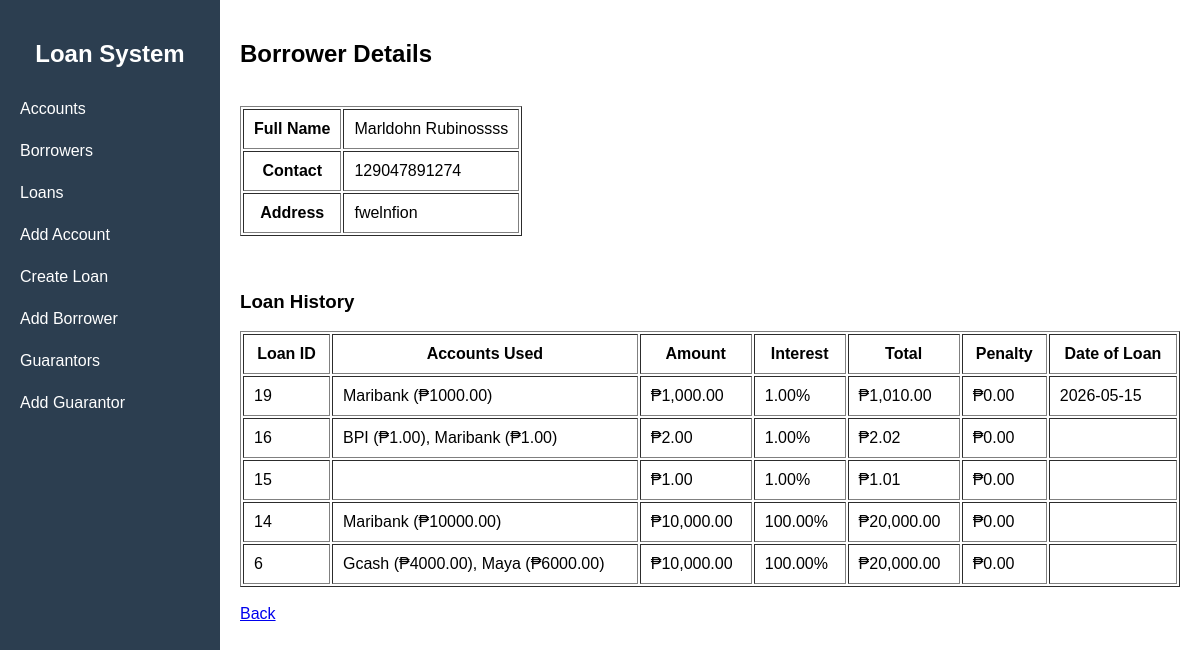
/public/index.php?url=borrower/details/1 (signed in), run on an earlier commit of the app's database.
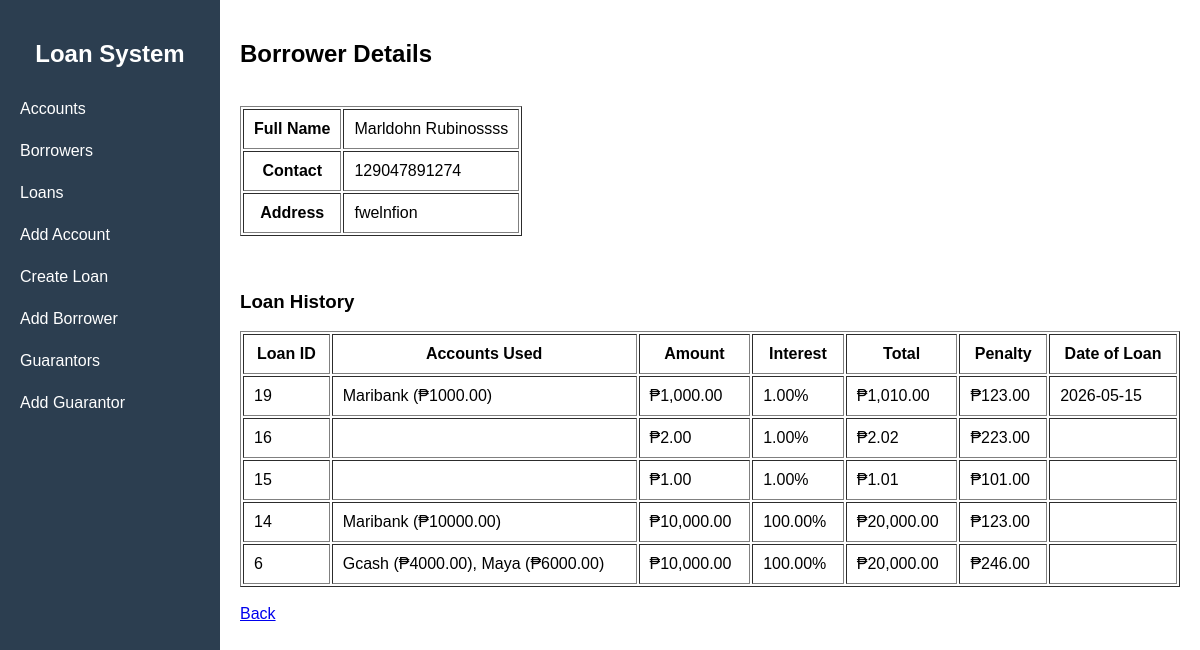
And on a later commit of the database.
### tables this page shows
CREATE TABLE `borrowers` (
  `id` int(11) NOT NULL,
  `fullname` varchar(100) DEFAULT NULL,
  `contact` varchar(20) DEFAULT NULL,
  `address` text DEFAULT NULL,
  `created_at` timestamp NOT NULL DEFAULT current_timestamp()
);

CREATE TABLE `loans` (
  `id` int(11) NOT NULL,
  `borrower_name` varchar(100) DEFAULT NULL,
  `amount` decimal(10,2) DEFAULT NULL,
  `interest` decimal(10,2) DEFAULT NULL,
  `total` decimal(10,2) DEFAULT NULL,
  `status` varchar(20) DEFAULT 'active',
  `created_at` timestamp NOT NULL DEFAULT current_timestamp(),
  `borrower_id` int(11) DEFAULT NULL,
  `account_id` int(11) DEFAULT NULL,
  `guarantor_id` int(11) DEFAULT NULL,
  `borrowed_date` date DEFAULT NULL,
  `due_date` date DEFAULT NULL,
  `is_deleted` tinyint(1) DEFAULT 0
);

### app/controllers/BorrowerController.php (called while the page is built, shortened)
<?php
require_once "../app/models/Borrower.php";
class BorrowerController {
    private $borrower;
    public function __construct() {
        $this->borrower = new Borrower();
    }
public function details($id) {
    $borrower = $this->borrower->getById($id);
    $loans = $this->borrower->getLoans($id);
    require "../app/views/borrowers/details.php";
}
}

### core/App.php (called while the page is built, shortened)
<?php
class App {
    protected $method = "index";
    public function __construct() {
        $url = $this->parseUrl();
        if (isset($url[0])) {
            $controllerName = ucfirst($url[0]) . "Controller";
            $controllerFile = "../app/controllers/" . $controllerName . ".php";
            if (file_exists($controllerFile)) {
                unset($url[0]);
            }
        }
        $this->controller = new $this->controller;
        if (isset($url[1]) && method_exists($this->controller, $url[1])) {
            $this->method = $url[1];
            unset($url[1]);
        }
        $params = $url ? array_values($url) : [];
        call_user_func_array([$this->controller, $this->method], $params);
    }
    public function parseUrl() {
        if (isset($_GET['url']) && !empty($_GET['url'])) {
            return explode("/", filter_var(rtrim($_GET['url'], "/"), FILTER_SANITIZE_URL));
        }
        return [];
    }
}

### public/index.php (called while the page is built)
<?php
require_once "../core/App.php";
$app = new App();

### core/Model.php (called while the page is built, shortened)
<?php
require_once __DIR__ . '/../config/database.php';
class Model {
    public function __construct() {
        $db = new Database();
        $this->conn = $db->connect();
    }
}

### config/database.php (called while the page is built, shortened)
<?php
class Database {
    private $host = "localhost";
    private $db_name = "loan_db";
    private $username = "root";
    private $password = "";
    public function connect() {
        $this->conn = null;
        try {
            $this->conn = new PDO(
                "mysql:host={$this->host};port=3307;dbname={$this->db_name}",
                $this->username,
                $this->password
            );
            $this->conn->setAttribute(PDO::ATTR_ERRMODE, PDO::ERRMODE_EXCEPTION);
        } catch (PDOException $e) {
            die("Connection failed: " . $e->getMessage());
        }
        return $this->conn;
    }
}

### app/models/Borrower.php (called while the page is built, shortened)
<?php
require_once "../core/Model.php";
class Borrower extends Model {
    public function getById($id) {
    $stmt = $this->conn->prepare("
        SELECT * FROM borrowers WHERE id = ?
    ");
    $stmt->execute([$id]);
    return $stmt->fetch(PDO::FETCH_ASSOC);
}
public function getLoans($borrower_id) {
    $stmt = $this->conn->prepare("
      SELECT
    loans.*,
    COALESCE(
        GROUP_CONCAT(
            CONCAT(
                accounts.account_name,
                ' (₱', loan_accounts.amount, ')'
            )
            SEPARATOR ', '
        ),
        ''
    ) AS account_names,
    COALESCE(p.total_penalty, 0) AS total_penalty
FROM loans
LEFT JOIN loan_accounts
    ON loans.id = loan_accounts.loan_id
LEFT JOIN accounts
    ON loan_accounts.account_id = accounts.id
LEFT JOIN (
    SELECT loan_id, SUM(amount) AS total_penalty
    FROM penalties
    GROUP BY loan_id
) p ON loans.id = p.loan_id
WHERE loans.borrower_id = ?
GROUP BY loans.id
ORDER BY loans.id DESC
    ");
    $stmt->execute([$borrower_id]);
    return $stmt->fetchAll(PDO::FETCH_ASSOC);
}
}

### app/views/borrowers/details.php (the view, shortened to what this page needs)
<?php include __DIR__ . "/../layouts/sidebar.php"; ?>
<h2>Borrower Details</h2>
<br>
<table border="1" cellpadding="10">
    <tr>
        <th>Full Name</th>
        <td><?= $borrower['fullname'] ?></td>
    </tr>
    <tr>
        <th>Contact</th>
        <td><?= $borrower['contact'] ?></td>
    </tr>
    <tr>
        <th>Address</th>
        <td><?= $borrower['address'] ?></td>
    </tr>
</table>
<br><br>
<h3>Loan History</h3>
<table border="1" cellpadding="10" width="100%">
    <tr>
    <th>Loan ID</th>
    <th>Accounts Used</th>
    <th>Amount</th>
    <th>Interest</th>
    <th>Total</th>
    <th>Penalty</th>
    <th>Date of Loan</th>
</tr>
    <?php if (!empty($loans)): ?>
        <?php foreach ($loans as $loan): ?>
      <tr>
    <td><?= $loan['id'] ?></td>
    <td><?= $loan['account_names'] ?></td>
    <td>₱<?= number_format($loan['amount'], 2) ?></td>
    <td><?= $loan['interest'] ?>%</td>
    <td>₱<?= number_format($loan['total'], 2) ?></td>
    <td>₱<?= number_format($loan['total_penalty'], 2) ?></td>
    <td><?= $loan['borrowed_date'] ?></td>
</tr>
        <?php endforeach; ?>
    <?php endif; ?>
</table>
<br>
<a href="/LoanManagement/public/index.php?url=borrower/index">
    Back
</a>
<?php include __DIR__ . "/../layouts/footer.php"; ?>

### app/views/layouts/sidebar.php (shortened to what this page needs)
<div class="wrapper">
    <div class="sidebar">
        <h2>Loan System</h2>
        <a href="/LoanManagement/public/index.php?url=account/index">Accounts</a>
        <a href="/LoanManagement/public/index.php?url=borrower/index">Borrowers</a>
        <a href="/LoanManagement/public/index.php?url=loan/index">Loans</a>
        <a href="/LoanManagement/public/index.php?url=account/create">Add Account</a>
        <a href="/LoanManagement/public/index.php?url=loan/create">Create Loan</a>
        <a href="/LoanManagement/public/index.php?url=borrower/create">Add Borrower</a>
        <a href="/LoanManagement/public/index.php?url=guarantor/index">Guarantors</a>
        <a href="/LoanManagement/public/index.php?url=guarantor/create">Add Guarantor</a>
    </div>
    <div class="content">

### app/views/layouts/footer.php
    </div>
</div>
</body>
</html>

### app/views/layouts/sidebar.php (style rules this page uses)
.wrapper { display: flex; }
.sidebar { width: 220px; height: 100vh; background: #2c3e50; color: white; position: fixed; top: 0; left: 0; padding-top: 20px; }
.sidebar h2 { text-align: center; margin-bottom: 20px; }
.sidebar a { display: block; color: white; padding: 12px 20px; text-decoration: none; }
.content { margin-left: 220px; padding: 20px; width: 100%; }

What changed in the data, as far as the page shows it:
computed for loans id 19: total_penalty "0.00" → "123.00"
shown differently, row unchanged: loans id 16: total_penalty "0.00" → "223.00"; account_names "BPI (₱1.00), Maribank (₱1.00)" → (not shown)
computed for loans id 15: total_penalty "0.00" → "101.00"
changed loans id 14: total_penalty "0.00" → "123.00"
changed loans id 6: total_penalty "0.00" → "246.00"
